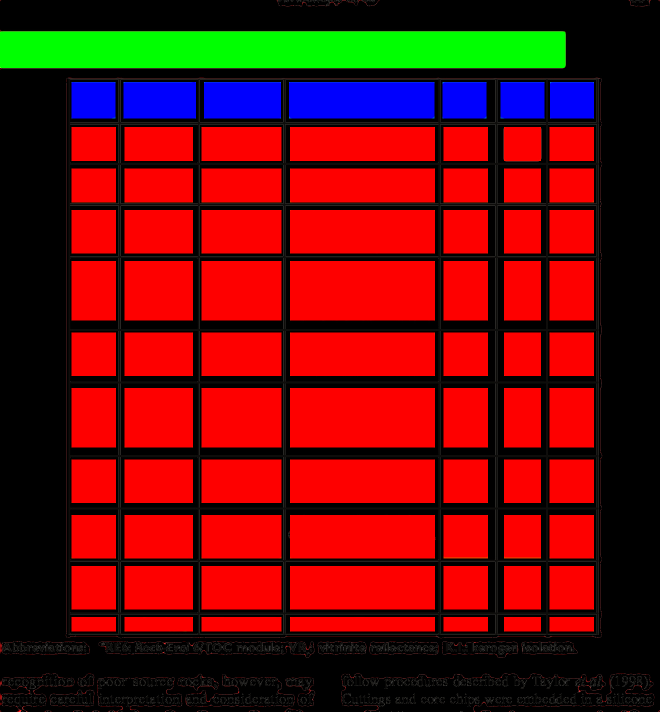
#> input picture data/tagged/table-01.tagged.jpg, 1319 x 1423 px (shown at 1/2 size)
$ python -i detectShapes.py   (imports and definitions only)   (older library calls are emulated)
#> lines starting #> are read from the running program, lines starting #| are printed output that depends on the picture; after the words box and inside, x2 and y2 are one past the last pixel; in counts of white or black regions, pixels touching at a corner belong together
### lib/colorLabeler.py
# import the necessary packages
from scipy.spatial import distance as dist
from collections import OrderedDict
import numpy as np
import cv2

class ColorLabeler:
	def __init__(self):
		# initialize the colors dictionary, containing the color
		# name as the key and the RGB tuple as the value
		colors = OrderedDict({
			"red": (255, 0, 0),
			"green": (0, 255, 0),
			"blue": (0, 0, 255)})

		# allocate memory for the L*a*b* image, then initialize
		# the color names list
		self.lab = np.zeros((len(colors), 1, 3), dtype="uint8")
		self.colorNames = []

		# loop over the colors dictionary
		for (i, (name, rgb)) in enumerate(colors.items()):
			# update the L*a*b* array and the color names list
			self.lab[i] = rgb
			self.colorNames.append(name)

		# convert the L*a*b* array from the RGB color space
		# to L*a*b*
		self.lab = cv2.cvtColor(self.lab, cv2.COLOR_RGB2LAB)

	def label(self, image, c):
		# construct a mask for the contour, then compute the
		# average L*a*b* value for the masked region
		mask = np.zeros(image.shape[:2], dtype="uint8")
		cv2.drawContours(mask, [c], -1, 255, -1)
		mask = cv2.erode(mask, None, iterations=2)
		mean = cv2.mean(image, mask=mask)[:3]

		# initialize the minimum distance found thus far
		minDist = (np.inf, None)

		# loop over the known L*a*b* color values
		for (i, row) in enumerate(self.lab):
			# compute the distance between the current L*a*b*
			# color value and the mean of the image
			d = dist.euclidean(row[0], mean)

			# if the distance is smaller than the current distance,
			# then update the bookkeeping variable
			if d < minDist[0]:
				minDist = (d, i)

		# return the name of the color with the smallest distance
		return self.colorNames[minDist[1]]

### lib/shapeDetector.py
# import the necessary packages
import cv2

class ShapeDetector:
	def __init__(self):
		pass

	def detect(self, c):
		# initialize the shape name and approximate the contour
		shape = "unidentified"
		peri = cv2.arcLength(c, True)
		approx = cv2.approxPolyDP(c, 0.04 * peri, True)

		# if the shape is a triangle, it will have 3 vertices
		if len(approx) == 3:
			shape = "triangle"

		# if the shape has 4 vertices, it is either a square or
		# a rectangle
		elif len(approx) == 4:
			# compute the bounding box of the contour and use the
			# bounding box to compute the aspect ratio
			(x, y, w, h) = cv2.boundingRect(approx)
			ar = w / float(h)

			# a square will have an aspect ratio that is approximately
			# equal to one, otherwise, the shape is a rectangle
			shape = "square" if ar >= 0.95 and ar <= 1.05 else "rectangle"

		# if the shape is a pentagon, it will have 5 vertices
		elif len(approx) == 5:
			shape = "pentagon"

		# otherwise, we assume the shape is a circle
		else:
			shape = "circle"

		# return the name of the shape
		return shape

### detectShapes.py
# import the necessary packages
from lib.shapeDetector import ShapeDetector
from lib.colorLabeler import ColorLabeler
import argparse
import imutils
import cv2
import json

file_json = "./data/output/train.json"
fulljson = []
rects = []


def extractShapes(imagePath,target_color="red", target_shape="rectangle", testcontrol=False):
#> called with imagePath = 'data/tagged/table-01.tagged.jpg', target_color = 'red', target_shape = 'rectangle', testcontrol = False
    rects = []
    # load the image and resize it to a smaller factor so that
    # the shapes can be approximated better
    image = cv2.imread(imagePath)
#> image is the input picture: shape (1423, 1319, 3); mean B, G, R 11, 13.2, 107.5
    resized = imutils.resize(image, width=1000)
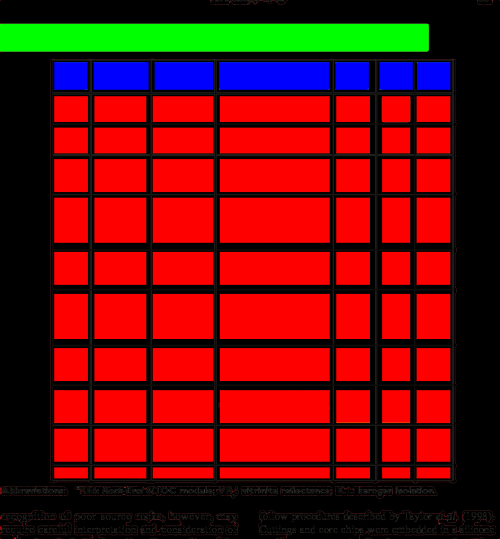
#> resized: shape (1078, 1000, 3) (shown at 1/2 size); mean B, G, R 11, 13.2, 107.5
    #resized = image
    ratio = image.shape[0] / float(resized.shape[0])
#> ratio = 1.32

    # blur the resized image slightly, then convert it to both
    # grayscale and the L*a*b* color spaces
    #blurred = cv2.GaussianBlur(resized, (5, 5), 0)
    blurred = resized

    gray = cv2.cvtColor(blurred, cv2.COLOR_BGR2GRAY)
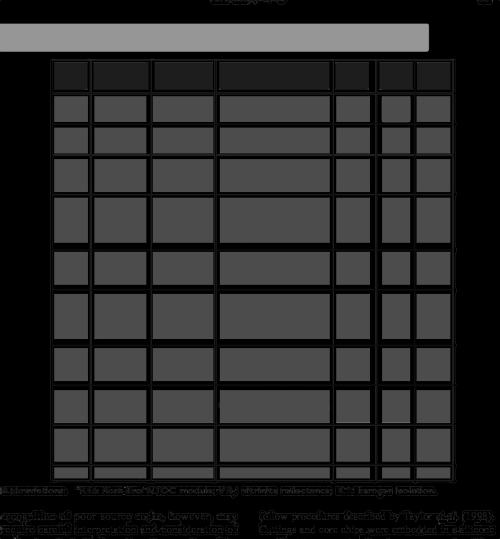
#> gray: shape (1078, 1000) (shown at 1/2 size); min 0, max 196, mean 41.2

    lab = cv2.cvtColor(blurred, cv2.COLOR_BGR2LAB)
#> lab: shape (1078, 1000, 3); mean of channels 0, 1, 2 70.5, 160.5, 155.7

    thresh = cv2.threshold(gray, 20, 255, cv2.THRESH_BINARY)[1]
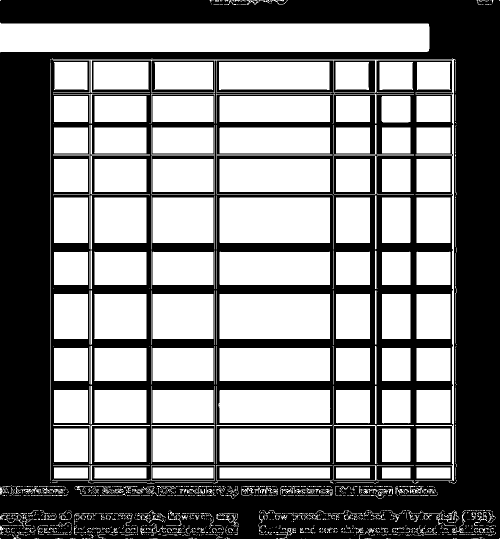
#> thresh: shape (1078, 1000) (shown at 1/2 size); 53.4% white; 24 black regions (22 under 20 px)

    if testcontrol ==True:
        cv2.imwrite("./Data/output/resized.jpg", resized)
        cv2.imwrite("./Data/output/blurred.jpg", blurred)
        cv2.imwrite("./Data/output/gray.jpg", gray)
        cv2.imwrite("./Data/output/lab.jpg", lab)
        cv2.imwrite("./Data/output/thresh.jpg", thresh)

    # find contours in the thresholded image
    cnts = cv2.findContours(thresh.copy(), cv2.RETR_EXTERNAL,
    	cv2.CHAIN_APPROX_SIMPLE)
#> cnts = 1653 contours, 1502 with area under 20; largest, box (x1, y1, x2, y2) and area: (0, 45, 859, 105) 48036, (439, 395, 660, 486) 19799, (439, 588, 660, 678) 19580, (103, 117, 910, 962) 16381, (439, 857, 660, 924) 14519

    cnts = cnts[0] if imutils.is_cv2() else cnts[1]

    # initialize the shape detector and color labeler
    sd = ShapeDetector()
    cl = ColorLabeler()

    # loop over the contours
    for c in cnts:
        # compute the center of the contour, then detect the name of the
        # shape using only the contour
        M = cv2.moments(c)

        if M["m00"] > 0:
            cX = int((M["m10"] / M["m00"]) * ratio)
            cY = int((M["m01"] / M["m00"]) * ratio)

    		# detect the shape of the contour and label the color
            shape = sd.detect(c)
            color = cl.label(lab, c)

            if (color, shape)==(target_color,target_shape):
        		# multiply the contour (x, y)-coordinates by the resize ratio,
        		# then draw the contours and the name of the shape and labeled
        		# color on the image
                c = c.astype("float")
                c *= ratio
                c = c.astype("int")

                #retrieve corners
                x1, y1, w, h = cv2.boundingRect(c)
                x2, y2 = x1 + w, y1 + h
                #print(x1, y1, w, h)

                rect = {"x1":x1,"x2":x2,"y1":y1,"y2":y2}
                rects.append(rect)
                #print(rects)

                text = "{} {}".format(color, shape)
                cv2.drawContours(image, [c], -1, (0, 255, 0), 2)
                cv2.putText(image, text, (cX, cY),
        			cv2.FONT_HERSHEY_SIMPLEX, 0.5, (255, 255, 255), 2)
#> this loop made 1653 passes
#> (c, cX, cY, shape, peri in detect, approx in detect, x in detect, y in detect) on pass 29: ([[774, 1076], [773, 1077], [772, 1077], [775, 1077]], 1021, 1421, 'rectangle', 6.83, [[775, 1077], [774, 1076], [773, 1077], [772, 1077]], 772, 1076)
#> (cX, cY, shape, peri in detect, approx in detect, x in detect, y in detect) on passes 45, 47, 53, 60: (187, 1421, 'rectangle', 5.41, [[142, 1076], [141, 1077], [140, 1077], [142, 1077]], 140, 1076), (153, 1420, 'rectangle', 14.83, [[113, 1076], [115, 1076], [116, 1077], [120, 1076]], 113, 1076), (576, 1417, 'rectangle', 29.56, [[432, 1077], [437, 1073], [444, 1075], [436, 1073]], 432, 1073), (1293, 1411, 'rectangle', 24.49, [[975, 1069], [976, 1070], [986, 1069], [981, 1070]], 975, 1069)
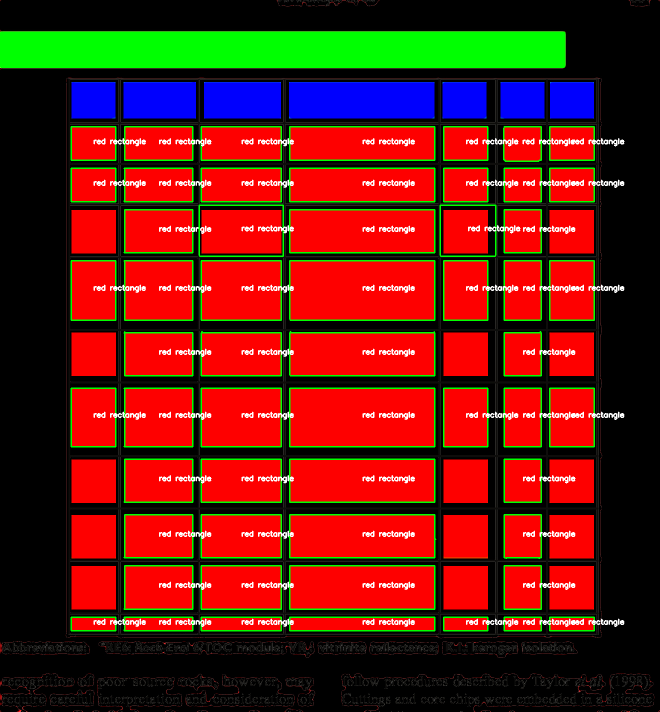
#> image: shape (1423, 1319, 3) (shown at 1/2 size); 6.01% of pixels changed, all inside (x1, y1, x2, y2) = (141, 252, 1249, 1263)
#> after the loop, rects = 56 items

    if testcontrol == True:
        cv2.imwrite("./Data/output/output.jpg", image)

    return rects

# [14 lines not run here, left out]


"""
===========================================
Running Test:
  python detect_Shapes.py --image zz.pdf --color red --shape rectangle
  [*] Succces extract red rectangle from zz.pdf

===========================================
"""

>>> result = extractShapes('data/tagged/table-01.tagged.jpg')
#> result = 56 items

$ run again, on data/tagged/table-03.tagged.jpg
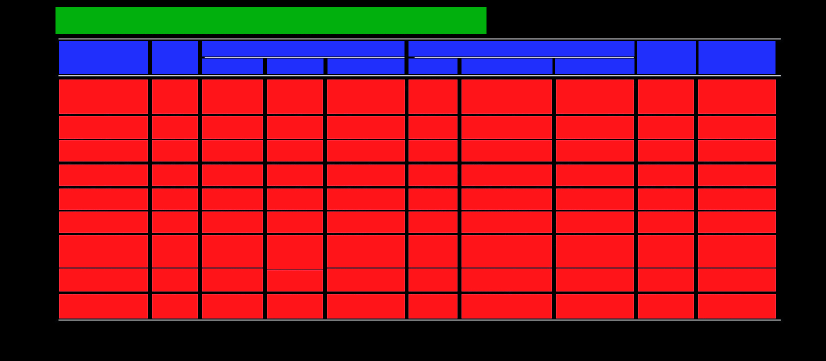
#> input picture data/tagged/table-03.tagged.jpg, 1652 x 722 px (shown at 1/2 size)
#> in extractShapes, image is the input picture: shape (722, 1652, 3); mean B, G, R 35.6, 23.6, 134.6
#> lab: shape (437, 1000, 3); mean of channels 0, 1, 2 85.3, 170.7, 152.9
#> in extractShapes, `thresh = cv2.threshold(gray, 20, 255, cv2.THRESH_BINARY)[1]`:
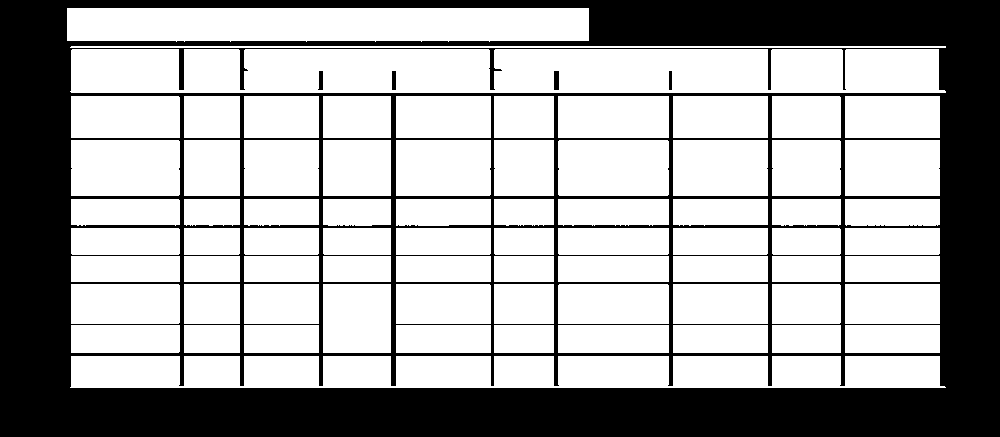
#> thresh: shape (437, 1000); 65.7% white; 5 black regions
#> cnts = 73 contours; largest, box (x1, y1, x2, y2) and area: (70, 49, 946, 93) 36316, (70, 356, 946, 388) 25568, (67, 8, 589, 42) 16680, (558, 140, 669, 196) 6044, (71, 140, 180, 196) 5936
#> the loop in extractShapes, `for c in cnts:` made 73 passes
#> (c, cX, cY, shape, peri in detect, approx in detect, x in detect, y in detect) on passes 2 to 4: ([[1396, 536], [1396, 581], [1551, 581], [1551, 536]], 1473, 559, 'rectangle', 242, [[845, 325], [845, 352], [939, 352], [939, 325]], 845, 325), ([[1275, 536], [1275, 581], [1387, 581], [1387, 536]], 1331, 559, 'rectangle', 190, [[772, 325], [772, 352], [840, 352], [840, 325]], 772, 325), ([[1111, 536], [1111, 581], [1267, 581], [1267, 536]], 1189, 559, 'rectangle', 242, [[673, 325], [673, 352], [767, 352], [767, 325]], 673, 325)
#> after the loop in extractShapes, `for c in cnts:`:
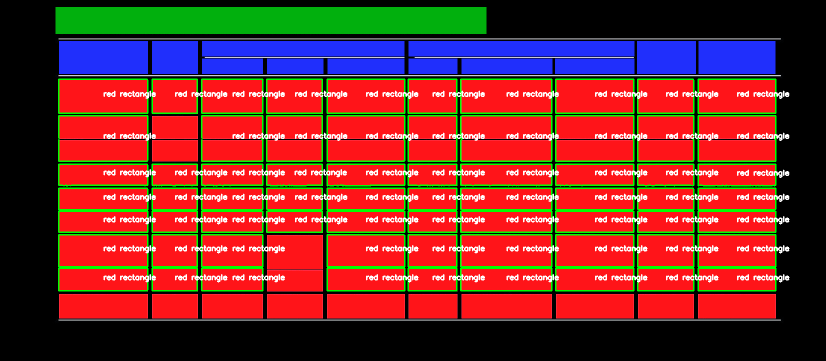
#> image: shape (722, 1652, 3) (shown at 1/2 size); 10.16% of pixels changed, all inside (x1, y1, x2, y2) = (116, 157, 1579, 583)
